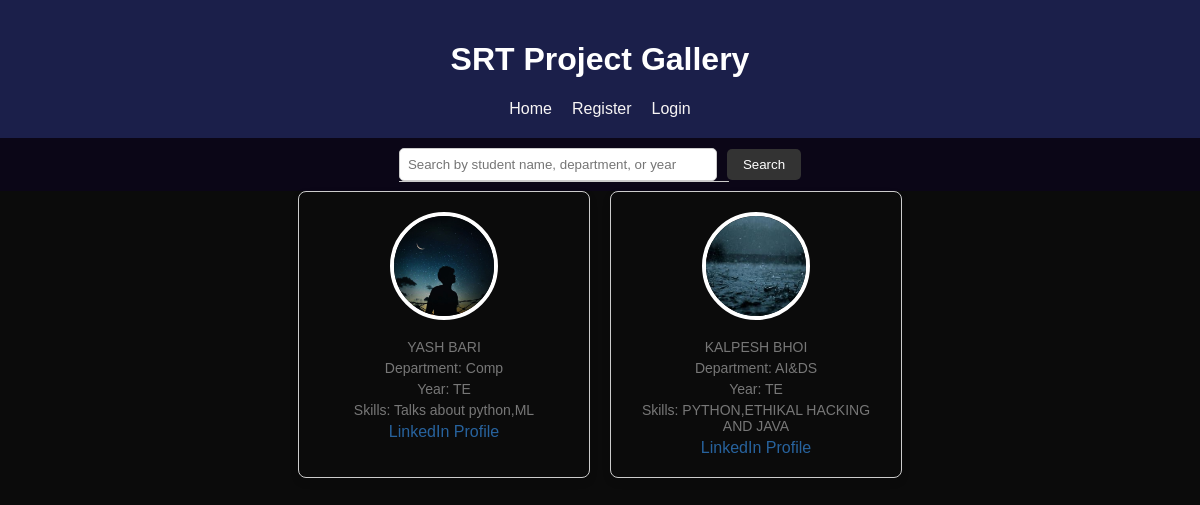
The app's page /, older data.
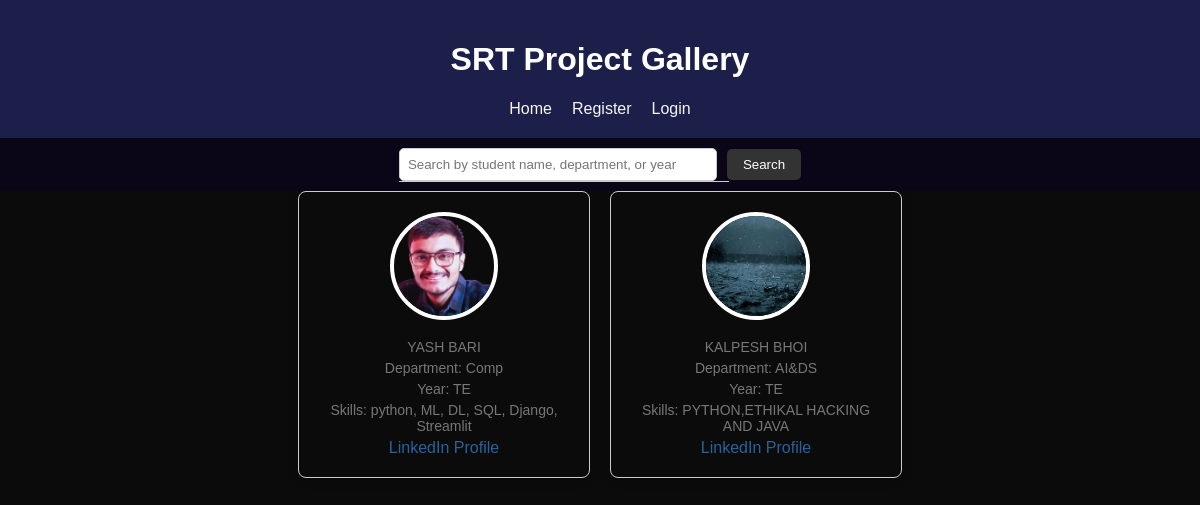
The same page, newer data.
### userprofiles/models.py (models this page shows, shortened)
class UserProfile(models.Model):
    user = models.ForeignKey(User, on_delete=models.CASCADE)
    name = models.CharField(max_length=100)
    profile_picture = models.ImageField(upload_to='profile_pictures/')
    email = models.EmailField(unique=True)
    department_name = models.CharField(max_length=100)
    academic_year = models.CharField(max_length=50)
    skills = models.TextField()
    linkedin_handler = models.CharField(max_length=100)

### userprofiles/views.py (the view)
# urls.py: 2. Add a URL to urlpatterns:  path('', views.home, name='home')
def home(request):
    registered_users = UserProfile.objects.all()
    return render(request, 'home.html', {'registered_users': registered_users})

### template/home.html (shortened to what this page needs)
<!DOCTYPE html>
<html>
<head>
</head>
<body>
  <header>
    <h1>SRT Project Gallery</h1>
    <nav>
      <a href="{% url 'home' %}">Home</a>
      <a href="{% url 'register' %}">Register</a>
      {% if user.is_authenticated %}
        <a href="{% url 'logout' %}">Logout</a>
        <a href="{% url 'edit_profile' %}">Edit Profile</a>
        <a href="{% url 'upload' %}">Upload Project</a>
      {% else %}
        <a href="{% url 'login' %}">Login</a>
      {% endif %}
    </nav>
  </header>
  <div class="search-bar">
    <div style="position: relative;">
      <input class="search-input" type="text" id="searchInput" placeholder="Search by student name, department, or year">
      <div class="suggestions-container" id="suggestionsContainer"></div>
    </div>
    <button class="search-btn" id="searchButton">Search</button>
  </div>
  <main>
    <div class="user-cards">
      {% for user in registered_users %}
        <div class="user-card">
          <a href="{% url 'user_profile' user.id %}">
            <img src="{{ user.profile_picture.url }}" alt="{{ user.username }} Profile Picture">
            <p>{{ user.name }}</p>
            <p>Department: {{ user.department_name }}</p>
            <p>Year: {{ user.academic_year }}</p>
            <p>Skills: {{ user.skills }}</p>
            {% if user.linkedin_handler %}
              <a class="linkedin-link" href="https://{{ user.linkedin_handler }}" target="_blank">
                LinkedIn Profile
              </a>
            {% endif %}
          </a>
        </div>
      {% endfor %}
    </div>
  </main>
</body>
</html>

### template/home.html (style rules this page uses)
body { font-family: Arial, sans-serif; margin: 0; padding: 0; background-color: #0b0b0b; }
header { background-color: #1b1f4a; color: #fff; padding: 20px; text-align: center; }
nav { display: flex; justify-content: center; margin-top: 10px; }
nav a { color: #f8f5f5; text-decoration: none; margin: 0 10px; }
.user-cards { max-width: 1000px; margin: 0 auto; display: flex; flex-wrap: wrap; gap: 20px; justify-content: center; }
.user-card { border: 1px solid #ccc; border-radius: 8px; padding: 20px; text-align: center; width: 250px; box-shadow: 0 4px 8px rgba(0, 0, 0, 0.1); transition: transform 0.3s ease-in-out, box-shadow 0.3s ease-in-out; }
.user-card a { display: block; text-decoration: none; color: #3790e9a8; }
.user-card img { width: 100px; height: 100px; border: 4px solid #fff; border-radius: 50%; object-fit: cover; margin: 0 auto 10px; }
.user-card p { font-size: 14px; color: #777; margin: 5px 0; }
.search-bar { background-color: #0b051bc3; padding: 10px; display: flex; align-items: center; justify-content: center; }
.search-input { padding: 8px; border: 1px solid #ccc; border-radius: 5px; width: 300px; margin-right: 10px; }
.search-btn { padding: 8px 16px; background-color: #333; color: #fff; border: none; border-radius: 5px; cursor: pointer; transition: background-color 0.3s ease-in-out; }
.suggestions-container { position: absolute; top: 100%; left: 0; z-index: 1; width: 100%; background-color: #fff; border: 1px solid #ccc; border-top: none; border-radius: 0 0 8px 8px; max-height: 200px; overflow-y: auto; }

Row changes from the older to the newer data that the page shows:
changed UserProfile "YASH BARI": profile_picture: a different picture; skills "Talks about python,ML" → "python, ML, DL, SQL, Django, Streamlit"
